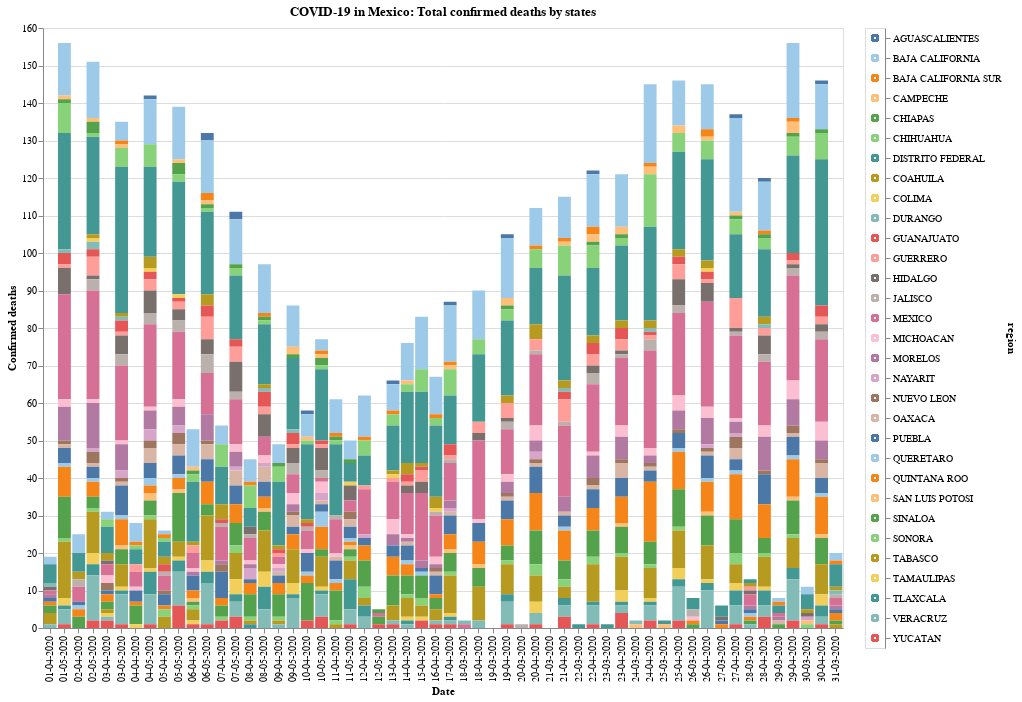

Write the Vega-Lite specification saved for this chart.
### Vega specification from a JSON file in a GitHub repository (floating-point values rounded to 4 significant figures; data arrays with more than 128 entries replaced by an {"elided": "..."} marker saying what was removed)
{"$schema": "https://vega.github.io/schema/vega/v5.json", "background": "white", "padding": 5, "data": [{"name": "__store"}, {"name": "selector008_store"}, {"name": "data-0f2b01640897a33d0b4bd697a573ca44", "values": {"elided": "1736 records"}}, {"name": "data_1", "source": "data-0f2b01640897a33d0b4bd697a573ca44", "transform": [{"type": "filter", "expr": "!(length(data(\"__store\"))) || (vlSelectionTest(\"__store\", datum))"}, {"type": "stack", "groupby": ["date"], "field": "fallecidos", "sort": {"field": ["codigo region"], "order": ["descending"]}, "as": ["fallecidos_start", "fallecidos_end"], "offset": "zero"}, {"type": "filter", "expr": "isValid(datum[\"fallecidos\"]) && isFinite(+datum[\"fallecidos\"])"}]}, {"name": "data_2", "source": "data-0f2b01640897a33d0b4bd697a573ca44", "transform": [{"type": "formula", "expr": "datum[\"region\"]===\"AGUASCALIENTES\" ? 0 : datum[\"region\"]===\"BAJA CALIFORNIA\" ? 1 : datum[\"region\"]===\"BAJA CALIFORNIA SUR\" ? 2 : datum[\"region\"]===\"CAMPECHE\" ? 3 : datum[\"region\"]===\"CHIAPAS\" ? 4 : datum[\"region\"]===\"CHIHUAHUA\" ? 5 : datum[\"region\"]===\"DISTRITO FEDERAL\" ? 6 : datum[\"region\"]===\"COAHUILA\" ? 7 : datum[\"region\"]===\"COLIMA\" ? 8 : datum[\"region\"]===\"DURANGO\" ? 9 : datum[\"region\"]===\"GUANAJUATO\" ? 10 : datum[\"region\"]===\"GUERRERO\" ? 11 : datum[\"region\"]===\"HIDALGO\" ? 12 : datum[\"region\"]===\"JALISCO\" ? 13 : datum[\"region\"]===\"MEXICO\" ? 14 : datum[\"region\"]===\"MICHOACAN\" ? 15 : datum[\"region\"]===\"MORELOS\" ? 16 : datum[\"region\"]===\"NAYARIT\" ? 17 : datum[\"region\"]===\"NUEVO LEON\" ? 18 : datum[\"region\"]===\"OAXACA\" ? 19 : datum[\"region\"]===\"PUEBLA\" ? 20 : datum[\"region\"]===\"QUERETARO\" ? 21 : datum[\"region\"]===\"QUINTANA ROO\" ? 22 : datum[\"region\"]===\"SAN LUIS POTOSI\" ? 23 : datum[\"region\"]===\"SINALOA\" ? 24 : datum[\"region\"]===\"SONORA\" ? 25 : datum[\"region\"]===\"TABASCO\" ? 26 : datum[\"region\"]===\"TAMAULIPAS\" ? 27 : datum[\"region\"]===\"TLAXCALA\" ? 28 : datum[\"region\"]===\"VERACRUZ\" ? 29 : datum[\"region\"]===\"YUCATAN\" ? 30 : 31", "as": "y_region_sort_index"}]}], "signals": [{"name": "concat_0_width", "value": 800}, {"name": "concat_0_height", "value": 600}, {"name": "concat_1_width", "value": 20}, {"name": "concat_1_y_step", "value": 20}, {"name": "concat_1_height", "update": "bandspace(domain('concat_1_y').length, 1, 0.5) * concat_1_y_step"}, {"name": "unit", "value": {}, "on": [{"events": "mousemove", "update": "isTuple(group()) ? group() : unit"}]}, {"name": "__region", "value": null, "bind": {"input": "select", "options": ["AGUASCALIENTES", "BAJA CALIFORNIA", "BAJA CALIFORNIA SUR", "CAMPECHE", "CHIAPAS", "CHIHUAHUA", "DISTRITO FEDERAL", "COAHUILA", "COLIMA", "DURANGO", "GUANAJUATO", "GUERRERO", "HIDALGO", "JALISCO", "MEXICO", "MICHOACAN", "MORELOS", "NAYARIT", "NUEVO LEON", "OAXACA", "PUEBLA", "QUERETARO", "QUINTANA ROO", "SAN LUIS POTOSI", "SINALOA", "SONORA", "TABASCO", "TAMAULIPAS", "TLAXCALA", "VERACRUZ", "YUCATAN"]}}, {"name": "_", "update": "vlSelectionResolve(\"__store\", \"union\")"}, {"name": "selector008", "update": "vlSelectionResolve(\"selector008_store\", \"union\", true)"}], "layout": {"padding": 20, "bounds": "full", "align": "each"}, "marks": [{"type": "group", "name": "concat_0_group", "title": {"text": "COVID-19 in Mexico: Total confirmed deaths by states", "frame": "group"}, "style": "cell", "encode": {"update": {"width": {"signal": "concat_0_width"}, "height": {"signal": "concat_0_height"}}}, "signals": [{"name": "__tuple", "update": "__region !== null ? {fields: __tuple_fields, values: [__region]} : null"}, {"name": "__tuple_fields", "value": [{"type": "E", "field": "region"}]}, {"name": "__modify", "on": [{"events": {"signal": "__tuple"}, "update": "modify(\"__store\", __tuple, true)"}]}, {"name": "selector008_tuple", "on": [{"events": [{"source": "scope", "type": "mouseover"}], "update": "datum && item().mark.marktype !== 'group' ? {unit: \"concat_0\", fields: selector008_tuple_fields, values: [(item().isVoronoi ? datum.datum : datum)[\"region\"]]} : null", "force": true}, {"events": [{"source": "scope", "type": "dblclick"}], "update": "null"}]}, {"name": "selector008_tuple_fields", "value": [{"type": "E", "field": "region"}]}, {"name": "selector008_toggle", "value": false, "on": [{"events": [{"source": "scope", "type": "mouseover"}], "update": "event.shiftKey"}, {"events": [{"source": "scope", "type": "dblclick"}], "update": "false"}]}, {"name": "selector008_modify", "on": [{"events": {"signal": "selector008_tuple"}, "update": "modify(\"selector008_store\", selector008_toggle ? null : selector008_tuple, selector008_toggle ? null : true, selector008_toggle ? selector008_tuple : null)"}]}], "marks": [{"name": "concat_0_marks", "type": "rect", "style": ["bar"], "interactive": true, "from": {"data": "data_1"}, "encode": {"update": {"fill": [{"test": "!(length(data(\"__store\")) || length(data(\"selector008_store\"))) || ((vlSelectionTest(\"__store\", datum)) || (vlSelectionTest(\"selector008_store\", datum)))", "scale": "color", "field": "region"}, {"value": "lightgray"}], "tooltip": {"signal": "{\"date\": isValid(datum[\"date\"]) ? datum[\"date\"] : \"\"+datum[\"date\"], \"region\": isValid(datum[\"region\"]) ? datum[\"region\"] : \"\"+datum[\"region\"], \"fallecidos\": format(datum[\"fallecidos\"], \"\")}"}, "ariaRoleDescription": {"value": "bar"}, "description": {"signal": "\"region\" + \": \" + (isValid(datum[\"region\"]) ? datum[\"region\"] : \"\"+datum[\"region\"]) + \"; \" + \"codigo region\" + \": \" + (format(datum[\"codigo region\"], \"\")) + \"; \" + \"date\" + \": \" + (isValid(datum[\"date\"]) ? datum[\"date\"] : \"\"+datum[\"date\"]) + \"; \" + \"fallecidos\" + \": \" + (format(datum[\"fallecidos\"], \"\")) + \"; \" + \"Date\" + \": \" + (isValid(datum[\"date\"]) ? datum[\"date\"] : \"\"+datum[\"date\"]) + \"; \" + \"Confirmed deaths\" + \": \" + (format(datum[\"fallecidos\"], \"\"))"}, "x": {"scale": "concat_0_x", "field": "date"}, "width": {"scale": "concat_0_x", "band": 1}, "y": {"scale": "concat_0_y", "field": "fallecidos_end"}, "y2": {"scale": "concat_0_y", "field": "fallecidos_start"}}}}], "axes": [{"scale": "concat_0_y", "orient": "left", "gridScale": "concat_0_x", "grid": true, "tickCount": {"signal": "ceil(concat_0_height/40)"}, "domain": false, "labels": false, "aria": false, "maxExtent": 0, "minExtent": 0, "ticks": false, "zindex": 0}, {"scale": "concat_0_x", "orient": "bottom", "grid": false, "title": "Date", "labelAlign": "right", "labelAngle": 270, "labelBaseline": "middle", "labelOverlap": true, "zindex": 0}, {"scale": "concat_0_y", "orient": "left", "grid": false, "title": "Confirmed deaths", "labelOverlap": true, "tickCount": {"signal": "ceil(concat_0_height/40)"}, "zindex": 0}]}, {"type": "group", "name": "concat_1_group", "style": "cell", "encode": {"update": {"width": {"signal": "concat_1_width"}, "height": {"signal": "concat_1_height"}}}, "signals": [{"name": "width", "update": "concat_1_width"}, {"name": "__tuple", "update": "__region !== null ? {fields: __tuple_fields, values: [__region]} : null"}, {"name": "__tuple_fields", "value": [{"type": "E", "field": "region"}]}, {"name": "__modify", "on": [{"events": {"signal": "__tuple"}, "update": "modify(\"__store\", __tuple, true)"}]}, {"name": "selector008_tuple", "on": [{"events": [{"source": "scope", "type": "mouseover"}], "update": "datum && item().mark.marktype !== 'group' ? {unit: \"concat_1\", fields: selector008_tuple_fields, values: [(item().isVoronoi ? datum.datum : datum)[\"region\"]]} : null", "force": true}, {"events": [{"source": "scope", "type": "dblclick"}], "update": "null"}]}, {"name": "selector008_tuple_fields", "value": [{"type": "E", "field": "region"}]}, {"name": "selector008_toggle", "value": false, "on": [{"events": [{"source": "scope", "type": "mouseover"}], "update": "event.shiftKey"}, {"events": [{"source": "scope", "type": "dblclick"}], "update": "false"}]}, {"name": "selector008_modify", "on": [{"events": {"signal": "selector008_tuple"}, "update": "modify(\"selector008_store\", selector008_toggle ? null : selector008_tuple, selector008_toggle ? null : true, selector008_toggle ? selector008_tuple : null)"}]}], "marks": [{"name": "concat_1_marks", "type": "symbol", "style": ["point"], "interactive": true, "from": {"data": "data_2"}, "encode": {"update": {"opacity": {"value": 0.7}, "fill": {"value": "transparent"}, "stroke": [{"test": "!(length(data(\"__store\")) || length(data(\"selector008_store\"))) || ((vlSelectionTest(\"__store\", datum)) || (vlSelectionTest(\"selector008_store\", datum)))", "scale": "color", "field": "region"}, {"value": "lightgray"}], "ariaRoleDescription": {"value": "point"}, "description": {"signal": "\"region\" + \": \" + (isValid(datum[\"region\"]) ? datum[\"region\"] : \"\"+datum[\"region\"])"}, "x": {"signal": "concat_1_width", "mult": 0.5}, "y": {"scale": "concat_1_y", "field": "region"}}}}], "axes": [{"scale": "concat_1_y", "orient": "right", "grid": false, "title": "region", "zindex": 0}]}], "scales": [{"name": "color", "type": "ordinal", "domain": {"fields": [{"data": "data_1", "field": "region"}, {"data": "data_2", "field": "region"}], "sort": true}, "range": {"scheme": "tableau20"}}, {"name": "concat_0_x", "type": "band", "domain": {"data": "data_1", "field": "date", "sort": true}, "range": [0, {"signal": "concat_0_width"}], "paddingInner": 0.1, "paddingOuter": 0.05}, {"name": "concat_0_y", "type": "linear", "domain": {"data": "data_1", "fields": ["fallecidos_start", "fallecidos_end"]}, "range": [{"signal": "concat_0_height"}, 0], "nice": true, "zero": true}, {"name": "concat_1_y", "type": "point", "domain": {"data": "data_2", "field": "region", "sort": {"op": "min", "field": "y_region_sort_index"}}, "range": {"step": {"signal": "concat_1_y_step"}}, "padding": 0.5}], "config": {}}
